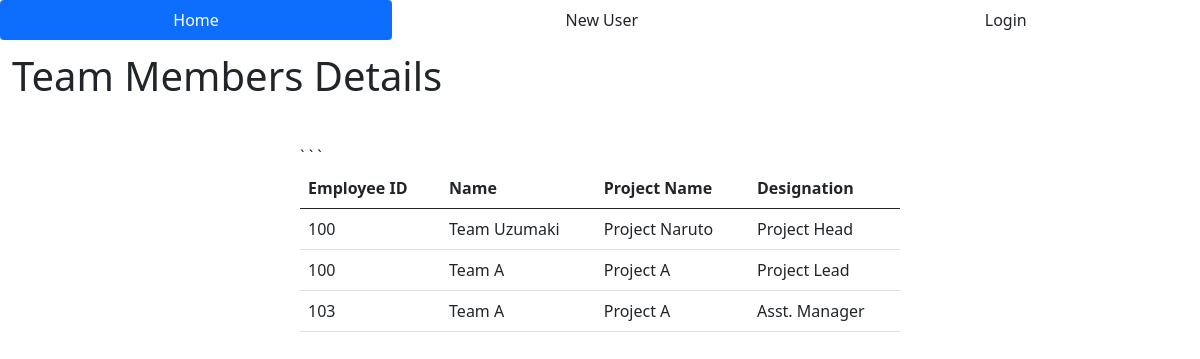
Page /teams/101 on the committed database.
### EDMA/models.py (models this page shows)
class Team(db.Model):
    id = db.Column(db.Integer, primary_key=True)
    name = db.Column(db.String(25), nullable=False)
    proj = db.Column(db.String(25),  nullable=False)
    designation = db.Column(db.String(25), nullable=False)
    emp_id = db.Column(db.Integer, db.ForeignKey('employee.emp_id'))

### EDMA/routes.py (the view)
@app.route('/teams/<int:emp_id>')
def viewTeam(emp_id):
    tlis = Team.query.filter_by(emp_id=emp_id).all()
    tnames = []
    for t in tlis:
        if not t.name in tnames:
            tnames.append(t.name)
    print(tnames)
    lis = []
    for tn in tnames:
        lis.extend(Team.query.filter_by(name=tn).all())
    print(lis)
    lis_copy = lis[:]
    for t in lis_copy:
        if t.emp_id == emp_id:
            lis.remove(t)
            print(lis)
    print(lis)
    if len(lis) == 0:
        flash("You don't have any Team Members", category='info')
        return redirect(url_for('index'))
    else:
        print(lis)
        return render_template('viewTeam.html', tdet=lis, emp_id=emp_id)

### EDMA/templates/viewTeam.html (shortened to what this page needs)
{% extends 'base.html' %}
{% block body %}
<h1>Team Members Details</h1>
<div class="form-div">
    <table class="table">
    <thead>
      <tr>
          <th scope="col">Employee ID</th>
          <th scope="col">Name</th>
          <th scope="col">Project Name</th>
          <th scope="'col">Designation</th>
      </tr>
    </thead>
    <tbody>
        {% for mt in tdet %}
            {% if mt.emp_id != emp_id %}
        `       <tr>
                   <td>{{ mt.emp_id }}</td>
                   <td>{{ mt.name }}</td>
                   <td>{{ mt.proj }}</td>
                   <td>{{ mt.designation }}</td>
               </tr>
            {% endif %}
        {% endfor %}
{% endblock %}

### EDMA/static/main.css (style rules this page uses)
h1 { padding: 1%; }
.form-div { width: 50%; margin: auto; padding-top: 1.5em; }

### rows in the picture
Team: emp_id "100", name "Team Uzumaki", proj "Project Naruto", designation "Project Head"
Team: emp_id "100", name "Team A", proj "Project A", designation "Project Lead"
Team: emp_id "103", name "Team A", proj "Project A", designation "Asst. Manager"
